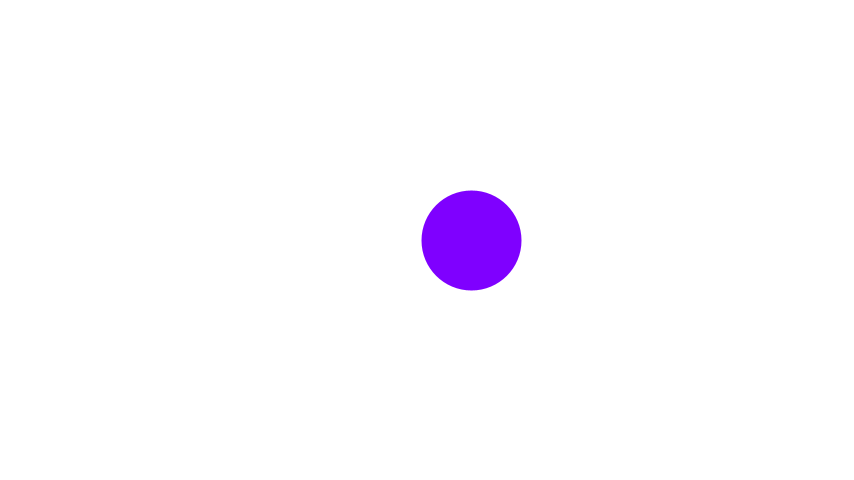
Frame 1 (no input)
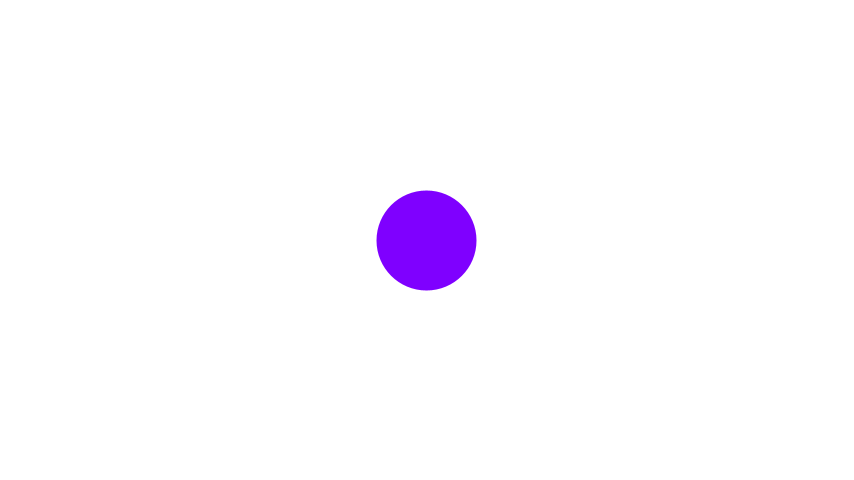
Frame 60 (the mouse pressed at the canvas centre just before this capture)
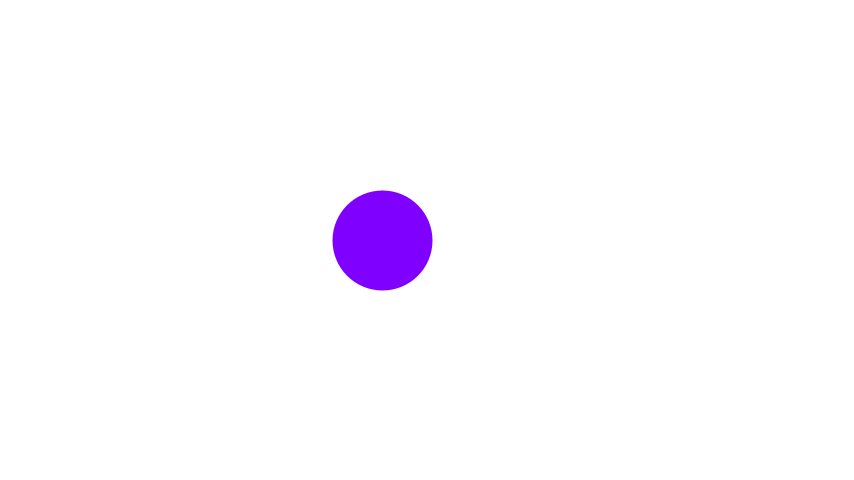
Frame 120 (the mouse held since frame 60 and released just before this capture)

The Processing sketch that drew these frames (run headless with seeded random() and noise(); from frame 60 on, the mouse is pressed at the canvas centre):

// Processing sketch: Processing_map_160612d
// ── Processing_map_160612d.pde
float rate = 60;
float min = 0 , max;
void setup(){
  size(854 , 480);
  frameRate(rate);
  smooth();
  max = width;
}
float map_(float x , float nowMin , float nowMax , float newMin , float newMax){
  float nowD = nowMax - nowMin;
  float baseX = (x - nowMin) / nowD;
  float newD = newMax - newMin;
  return (baseX * newD) + newMin;
}
float sinValue = 0;
void draw(){
  background(255);
  sinValue += 2 / rate;
  if(sinValue > 2) sinValue = 0;
  float newX = map_(sin(sinValue * PI) , -1 , 1 , min , max);
  stroke(127 , 0 , 255);
  strokeWeight(100);
  point(newX , height / 2);
}
